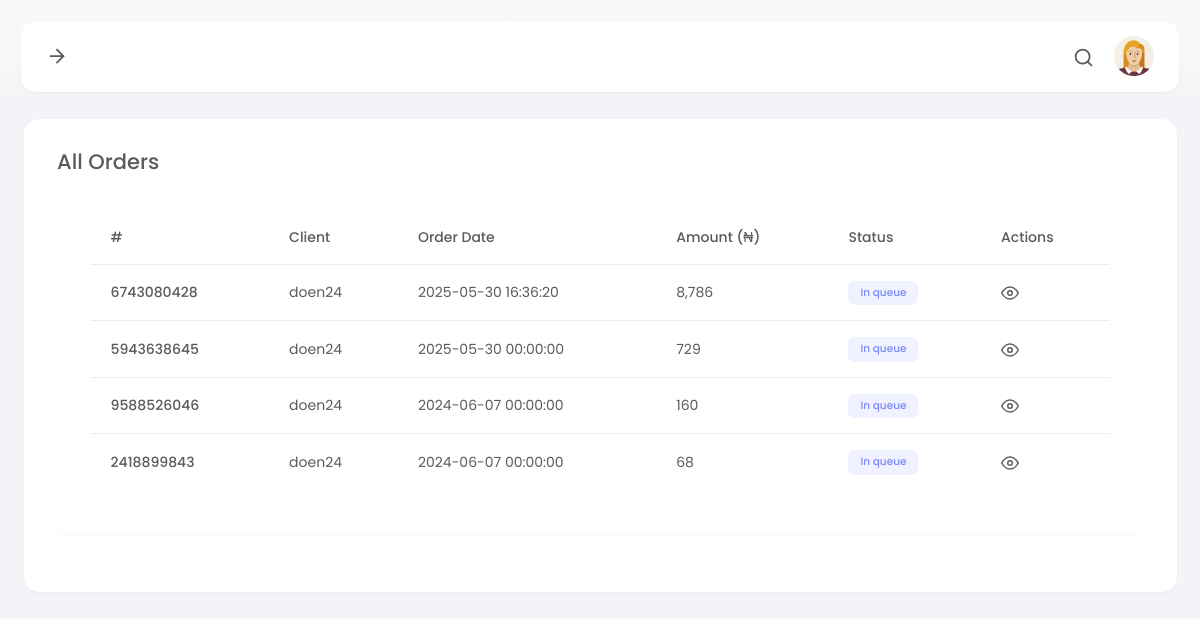
The app's page /manager/orders.php (signed in), older data.
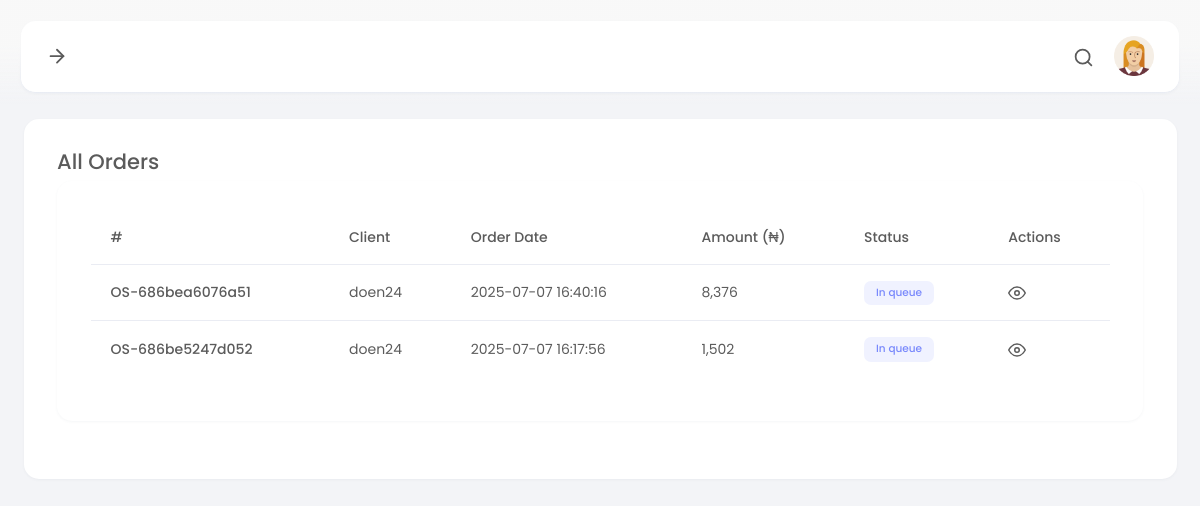
The same page, newer data.
### tables this page shows
CREATE TABLE `orders` (
  `id` int(11) NOT NULL,
  `orderid` varchar(20) NOT NULL,
  `userid` varchar(10) NOT NULL,
  `ref` varchar(50) DEFAULT NULL,
  `payment_type` varchar(150) DEFAULT NULL,
  `items` text NOT NULL,
  `amount` float NOT NULL,
  `firstname` varchar(20) NOT NULL,
  `lastname` varchar(20) NOT NULL,
  `email` varchar(50) NOT NULL,
  `phone` varchar(30) NOT NULL,
  `country` varchar(30) NOT NULL,
  `city` varchar(30) NOT NULL,
  `zipcode` varchar(10) NOT NULL,
  `address1` varchar(255) NOT NULL,
  `address2` varchar(255) NOT NULL,
  `status` varchar(50) NOT NULL DEFAULT 'In queue',
  `created_at` datetime NOT NULL DEFAULT current_timestamp()
);

CREATE TABLE `users` (
  `id` int(11) NOT NULL,
  `userid` varchar(20) NOT NULL,
  `firstname` varchar(50) NOT NULL,
  `lastname` varchar(50) NOT NULL,
  `username` varchar(50) NOT NULL,
  `phone` varchar(20) NOT NULL,
  `email` varchar(100) NOT NULL,
  `password` varchar(100) NOT NULL,
  `code` varchar(10) NOT NULL,
  `created_at` datetime NOT NULL DEFAULT current_timestamp()
);

### manager/orders.php (the view, shortened to what this page needs)
<?php
include_once "../config.php";
if (isset($s)) {
  $getOrders = mysqli_query($conn, "SELECT * FROM `orders` WHERE (`orderid` LIKE '%$s%') OR (`userid` LIKE '%$s%') OR (`status` LIKE '%$s%') ORDER BY `id` DESC");
} else {
  $getOrders = mysqli_query($conn, "SELECT * FROM `orders` ORDER BY `id` DESC");
}
?>
<!DOCTYPE html>
<html lang="en">
<head>
  <link href="assets/plugins/bootstrap/css/bootstrap.min.css" rel="stylesheet">
  <link href="assets/plugins/font-awesome/css/all.min.css" rel="stylesheet">
  <link href="assets/plugins/perfectscroll/perfect-scrollbar.css" rel="stylesheet">
  <link href="assets/css/main.min.css" rel="stylesheet">
  <link href="assets/css/custom.css" rel="stylesheet">
</head>
<body>
  <div class="page-container">
    <?php include("components/menu.php"); ?>
    <div class="page-content">
      <div class="main-wrapper">
        <div class="row">
          <div class="col">
            <div class="card">
              <div class="card-body">
                <div class="row">
                  <div class="col-8">
                    <h4>All Orders</h4>
                  </div>
                </div>
                <div class="row">
                  <div class="col">
                    <div class="card">
                      <div class="card-body">
                        <div class="row">
                          <div class="table-responsive">
                            <table class="table invoice-table">
                              <thead>
                                <tr>
                                  <th scope="col">#</th>
                                  <th scope="col">Client</th>
                                  <th scope="col">Order Date</th>
                                  <th scope="col">Amount (₦)</th>
                                  <th scope="col">Status</th>
                                  <th scope="col">Actions</th>
                                </tr>
                              </thead>
                              <tbody>
                                <?php
                                if (mysqli_num_rows($getOrders) > 0) {
                                  $orders = mysqli_fetch_all($getOrders, MYSQLI_ASSOC);
                                  foreach ($orders as $order) {
                                    $userid = $order["userid"];
                                    $getUser = mysqli_query($conn, "SELECT * FROM `users` WHERE `userid` = '$userid'");
                                    $user = mysqli_fetch_assoc($getUser);
                                    ?>
                                    <tr>
                                      <th scope="row"><?= $order["orderid"]; ?></th>
                                      <td><?= $user["username"]; ?></td>
                                      <td><?= $order["created_at"]; ?></td>
                                      <td><?= number_format($order["amount"]); ?></td>
                                      <td><span class="badge bg-primary"><?= $order["status"]; ?></span></td>
                                      <td>
                                        <a href="view-order.php?oid=<?= $order['orderid']; ?>"><i
                                            data-feather="eye"></i></a>
                                      </td>
                                    </tr>
                                    <?php
                                  }
                                }
                                ?>
                              </tbody>
                            </table>
                          </div>
                        </div>
                      </div>
                    </div>
                  </div>
                </div>
              </div>
            </div>
          </div>
        </div>
      </div>
    </div>
  </div>
</body>
</html>

Row changes from the older to the newer data that the page shows:
removed orders: orderid "6743080428", users.username "doen24", created_at "2025-05-30 16:36:20", amount "8,786", status "In queue"
removed orders: orderid "5943638645", users.username "doen24", created_at "2025-05-30 00:00:00", amount "729", status "In queue"
removed orders: orderid "9588526046", users.username "doen24", created_at "2024-06-07 00:00:00", amount "160", status "In queue"
removed orders: orderid "2418899843", users.username "doen24", created_at "2024-06-07 00:00:00", amount "68", status "In queue"
added orders: orderid "OS-686bea6076a51", users.username "doen24", created_at "2025-07-07 16:40:16", amount "8,376", status "In queue"
added orders: orderid "OS-686be5247d052", users.username "doen24", created_at "2025-07-07 16:17:56", amount "1,502", status "In queue"
